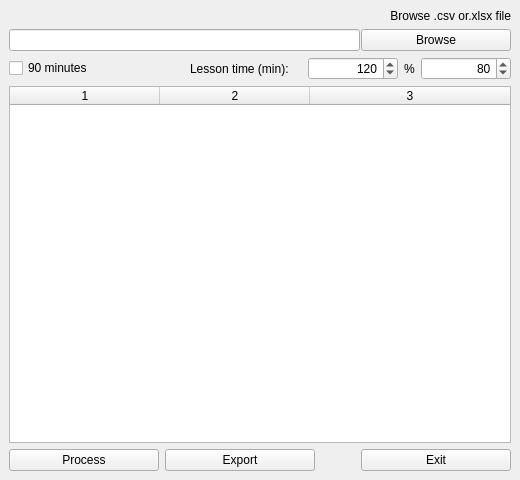
<?xml version="1.0" encoding="UTF-8"?>
<ui version="4.0">
 <class>ExamPeople</class>
 <widget class="QMainWindow" name="ExamPeople">
  <property name="geometry">
   <rect>
    <x>0</x>
    <y>0</y>
    <width>520</width>
    <height>480</height>
   </rect>
  </property>
  <property name="minimumSize">
   <size>
    <width>520</width>
    <height>480</height>
   </size>
  </property>
  <property name="windowTitle">
   <string>Exam People</string>
  </property>
  <widget class="QWidget" name="centralwidget">
   <layout class="QVBoxLayout" name="verticalLayout">
    <item>
     <widget class="QLabel" name="csvfile_label">
      <property name="text">
       <string>Browse .csv or.xlsx file</string>
      </property>
      <property name="alignment">
       <set>Qt::AlignRight|Qt::AlignTrailing|Qt::AlignVCenter</set>
      </property>
     </widget>
    </item>
    <item>
     <layout class="QHBoxLayout" name="horizontalLayout_2">
      <property name="spacing">
       <number>1</number>
      </property>
      <item>
       <widget class="QLineEdit" name="lineEdit">
        <property name="minimumSize">
         <size>
          <width>150</width>
          <height>0</height>
         </size>
        </property>
        <property name="alignment">
         <set>Qt::AlignRight|Qt::AlignTrailing|Qt::AlignVCenter</set>
        </property>
       </widget>
      </item>
      <item>
       <widget class="QPushButton" name="browse_btn">
        <property name="minimumSize">
         <size>
          <width>150</width>
          <height>0</height>
         </size>
        </property>
        <property name="text">
         <string>Browse</string>
        </property>
       </widget>
      </item>
     </layout>
    </item>
    <item>
     <layout class="QHBoxLayout" name="horizontalLayout_3">
      <item>
       <widget class="QCheckBox" name="const_time">
        <property name="text">
         <string>90 minutes</string>
        </property>
        <property name="tristate">
         <bool>false</bool>
        </property>
       </widget>
      </item>
      <item>
       <spacer name="horizontalSpacer_2">
        <property name="orientation">
         <enum>Qt::Horizontal</enum>
        </property>
        <property name="sizeHint" stdset="0">
         <size>
          <width>40</width>
          <height>20</height>
         </size>
        </property>
       </spacer>
      </item>
      <item>
       <widget class="QLabel" name="lesson_time_label">
        <property name="minimumSize">
         <size>
          <width>112</width>
          <height>0</height>
         </size>
        </property>
        <property name="text">
         <string>Lesson time (min):</string>
        </property>
       </widget>
      </item>
      <item>
       <widget class="QSpinBox" name="lesson_time">
        <property name="minimumSize">
         <size>
          <width>90</width>
          <height>0</height>
         </size>
        </property>
        <property name="alignment">
         <set>Qt::AlignRight|Qt::AlignTrailing|Qt::AlignVCenter</set>
        </property>
        <property name="maximum">
         <number>360</number>
        </property>
        <property name="singleStep">
         <number>5</number>
        </property>
        <property name="value">
         <number>120</number>
        </property>
       </widget>
      </item>
      <item>
       <widget class="QLabel" name="label">
        <property name="text">
         <string>%</string>
        </property>
       </widget>
      </item>
      <item>
       <widget class="QSpinBox" name="persent">
        <property name="minimumSize">
         <size>
          <width>90</width>
          <height>0</height>
         </size>
        </property>
        <property name="alignment">
         <set>Qt::AlignRight|Qt::AlignTrailing|Qt::AlignVCenter</set>
        </property>
        <property name="maximum">
         <number>240</number>
        </property>
        <property name="singleStep">
         <number>5</number>
        </property>
        <property name="value">
         <number>80</number>
        </property>
       </widget>
      </item>
     </layout>
    </item>
    <item>
     <widget class="QTableWidget" name="people_table">
      <property name="sortingEnabled">
       <bool>true</bool>
      </property>
      <property name="columnCount">
       <number>3</number>
      </property>
      <attribute name="horizontalHeaderVisible">
       <bool>true</bool>
      </attribute>
      <attribute name="horizontalHeaderCascadingSectionResizes">
       <bool>true</bool>
      </attribute>
      <attribute name="horizontalHeaderDefaultSectionSize">
       <number>150</number>
      </attribute>
      <attribute name="horizontalHeaderHighlightSections">
       <bool>true</bool>
      </attribute>
      <attribute name="horizontalHeaderMinimumSectionSize">
       <number>30</number>
      </attribute>
      <attribute name="horizontalHeaderShowSortIndicator" stdset="0">
       <bool>true</bool>
      </attribute>
      <attribute name="horizontalHeaderStretchLastSection">
       <bool>true</bool>
      </attribute>
      <attribute name="verticalHeaderVisible">
       <bool>true</bool>
      </attribute>
      <attribute name="verticalHeaderCascadingSectionResizes">
       <bool>true</bool>
      </attribute>
      <attribute name="verticalHeaderStretchLastSection">
       <bool>true</bool>
      </attribute>
      <column/>
      <column/>
      <column/>
     </widget>
    </item>
    <item>
     <layout class="QHBoxLayout" name="horizontalLayout">
      <item>
       <widget class="QPushButton" name="process_btn">
        <property name="minimumSize">
         <size>
          <width>150</width>
          <height>0</height>
         </size>
        </property>
        <property name="text">
         <string>Process</string>
        </property>
       </widget>
      </item>
      <item>
       <widget class="QPushButton" name="export_btn">
        <property name="minimumSize">
         <size>
          <width>150</width>
          <height>0</height>
         </size>
        </property>
        <property name="text">
         <string>Export</string>
        </property>
       </widget>
      </item>
      <item>
       <spacer name="horizontalSpacer">
        <property name="orientation">
         <enum>Qt::Horizontal</enum>
        </property>
        <property name="sizeHint" stdset="0">
         <size>
          <width>40</width>
          <height>20</height>
         </size>
        </property>
       </spacer>
      </item>
      <item>
       <widget class="QPushButton" name="exit_btn">
        <property name="minimumSize">
         <size>
          <width>150</width>
          <height>0</height>
         </size>
        </property>
        <property name="text">
         <string>Exit</string>
        </property>
       </widget>
      </item>
     </layout>
    </item>
   </layout>
  </widget>
 </widget>
 <resources/>
 <connections/>
</ui>
